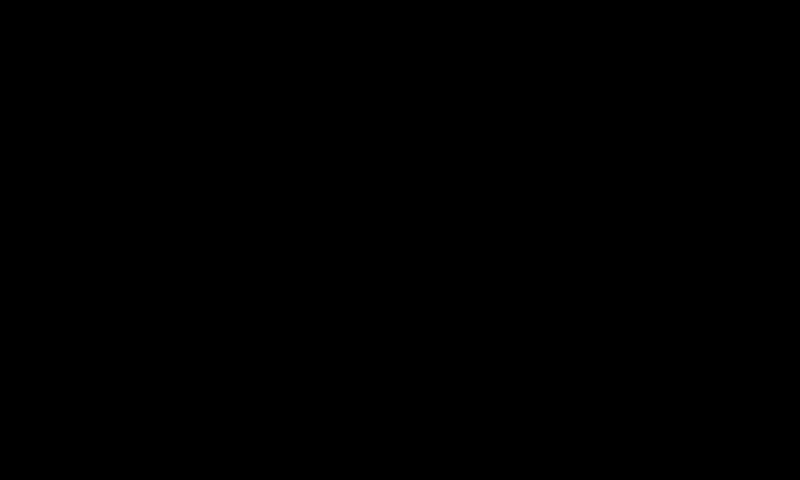
Frame 1 (no input)
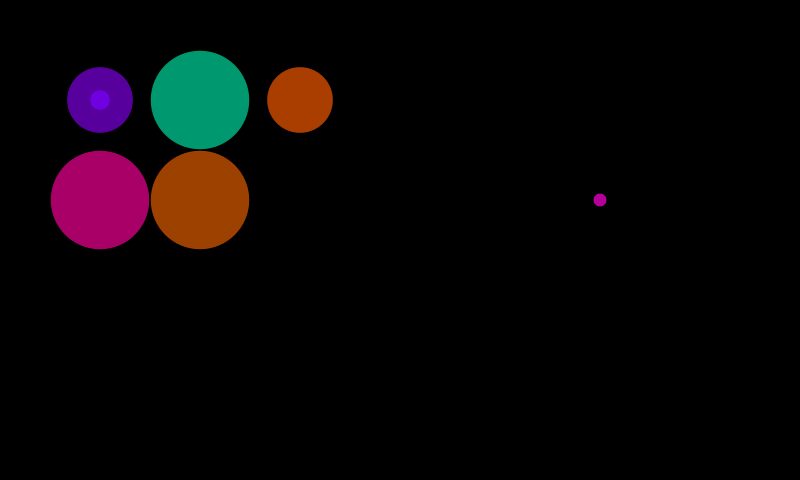
Frame 60 (the mouse pressed at the canvas centre just before this capture)
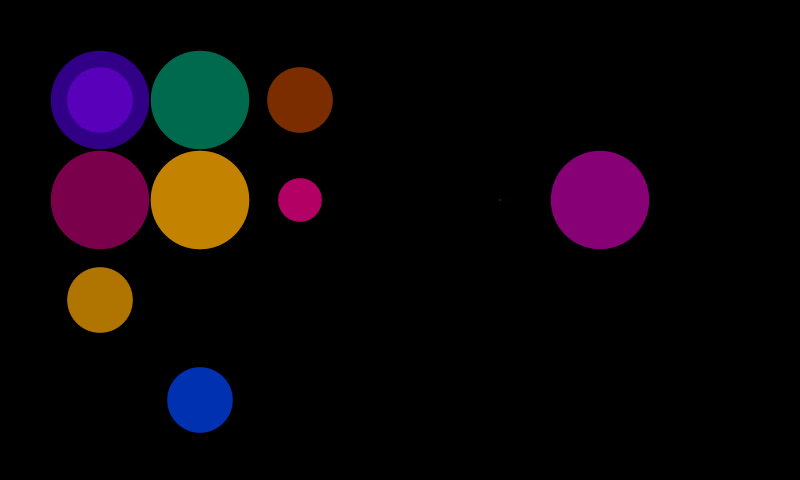
Frame 120 (the mouse held since frame 60 and released just before this capture)

The Processing sketch that drew these frames (run headless with seeded random() and noise(); from frame 60 on, the mouse is pressed at the canvas centre):

// Processing sketch: listing_8_3
// ── listing_8_3.pde
// Processing for Android: 
// Create Mobile, Sensor-Aware, and VR Applications Using Processing
// Andres Colubri
// http://p5android-book.andrescolubri.net/

float minSize = 50;
float maxSize = 100;
ArrayList<ColorDot> dots;

void setup() {
  size(800, 480);
  colorMode(HSB, 360, 100, 100, 100);
  noStroke();
  dots = new ArrayList<ColorDot>();
}

void draw() {
  background(0, 0, 0);  
  
  if (random(1) < 0.1) {
    dots.add(new ColorDot());
  }  
  
  for (int i = dots.size() - 1; i >= 0 ; i--) {
    ColorDot d = dots.get(i);
    d.update();
    d.display();
    if (d.colorAlpha < 1) {
      dots.remove(i);
    }    
  }  
}

class ColorDot {
  float posX, posY;
  float rad, maxRad;
  float colorHue, colorAlpha;
  
  ColorDot() {
    posX = int(random(1, width/maxSize)) * maxSize;
    posY = int(random(1, height/maxSize)) * maxSize;
    rad = 0.1;
    maxRad = random(minSize, maxSize);    
    colorHue = random(0, 360);    
    colorAlpha = 70;
  }
  
  void update() {
    if (rad < maxRad) {
      rad *= 1.5; 
    } else {
      colorAlpha -= 0.3;
    }
  }
  
  void display() {
    fill(colorHue, 100, 100, colorAlpha);
    ellipse(posX, posY, rad, rad);
  }
}
